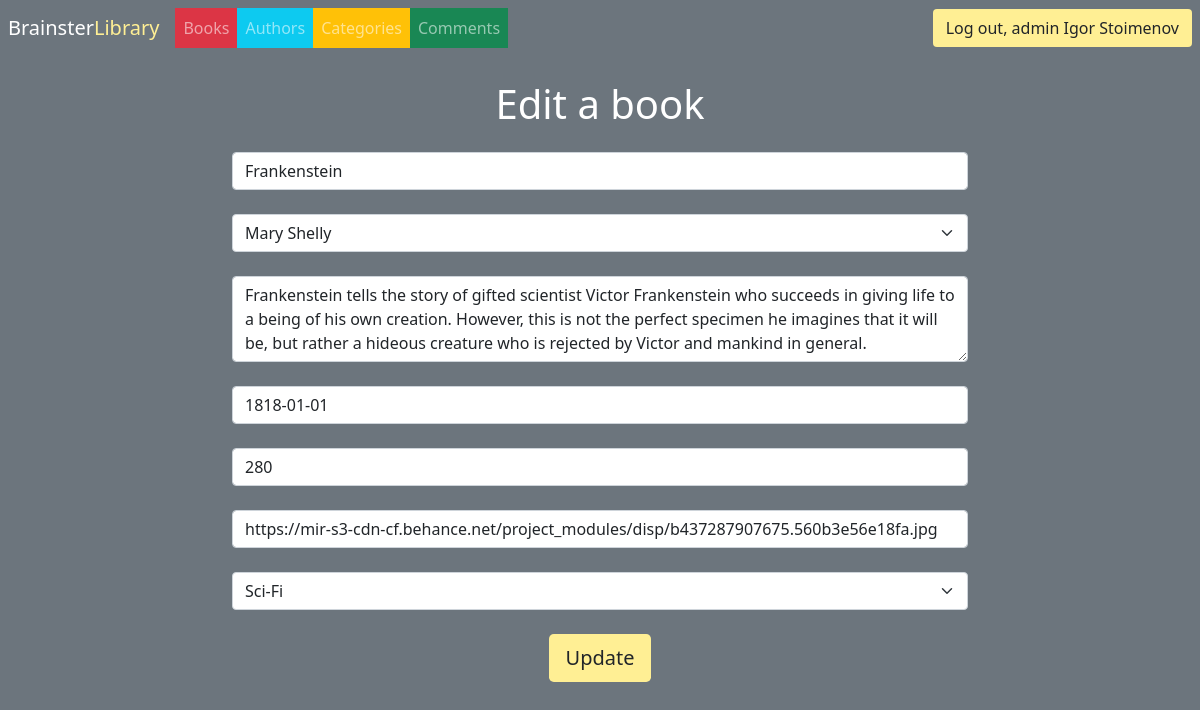
The page /pages/books/edit.php?id=1 (signed in) on the database its author committed.
### tables this page shows
CREATE TABLE `books` (
  `id` int(11) NOT NULL,
  `title` varchar(255) NOT NULL,
  `author_id` int(11) NOT NULL,
  `date_of_issue` date NOT NULL,
  `number_of_pages` int(11) NOT NULL,
  `cover` varchar(255) NOT NULL,
  `category_id` int(11) NOT NULL,
  `description` varchar(2048) NOT NULL,
  `is_deleted` tinyint(1) NOT NULL DEFAULT 0
);

### functions.php (called while the page is built, shortened)
<?php
function getAllCategories($con)
{
  $sql = "SELECT * FROM categories WHERE categories.is_deleted = 0";
  $stmt = $con->prepare($sql);
  $stmt->execute();
  if ($stmt->rowCount() > 0) {
    $categories = $stmt->fetchAll();
  } else {
    $categories = 0;
  }
  return $categories;
}
function getAllAuthors($con)
{
  $sql = "SELECT authors.id, CONCAT(authors.first_name,' ',authors.last_name) AS name, authors.bio FROM authors WHERE authors.is_deleted = 0";
  $stmt = $con->prepare($sql);
  $stmt->execute();
  if ($stmt->rowCount() > 0) {
    $authors = $stmt->fetchAll();
  } else {
    $authors = 0;
  }
  return $authors;
}
function route($route, $id = null)
{
  global $appRoutes;
  return str_replace("{ID}", $id, $appRoutes[$route]) ?? "";
}

### pages/books/edit.php (the view, shortened to what this page needs)
<?php
require_once __DIR__ . '/../../layouts/header.php';
require_once __DIR__ . '/../../layouts/nav.php';
$sql = "SELECT * FROM books WHERE id = :id";
$stmt = $conn->prepare($sql);
$stmt->execute(['id' => $_GET['id']]);
$book = $stmt->fetch();
$authors = getAllAuthors($conn);
$categories = getAllCategories($conn);
?>
<div class="container">
    <h1 class="text-white text-center mt-4">Edit a book</h1>
    <form action="<?= route('updateBook', $book['id']) ?>" method="POST" class="mt-4">
        <div class="row justify-content-center">
            <div class="col-12 col-md-8 mb-4">
                <input type="text" class="form-control" name="title" id="title" placeholder="Title" value="<?= $book['title'] ?>">
            </div>
        </div>
        <div class="row justify-content-center">
            <div class="col-12 col-md-8 mb-4">
                <select class="form-select" name="author" id="author">
                    <?php
                    foreach ($authors as $author) {
                        if($book['author_id'] == $author['id']) {
                            echo "
                            <option value='" . $author['id'] . "' selected>" . $author['name'] . "</option>
                            ";
                        } else {
                            echo "
                            <option value='" . $author['id'] . "'>" . $author['name'] . "</option>
                            ";
                        }
                    }
                    ?>
                </select>
            </div>
        </div>
        <div class="row justify-content-center">
            <div class="col-12 col-md-8 mb-4">
                <textarea type="textarea" class="form-control" name="description" id="description" placeholder="Description" rows="3"><?= $book['description'] ?></textarea>
            </div>
        </div>
        <div class="row justify-content-center">
            <div class="col-12 col-md-8 mb-4">
                <input type="text" onfocus="(this.type = 'date')" class="form-control" name="date_of_issue" id="date_of_issue" placeholder="Publish date" value="<?= $book['date_of_issue'] ?>">
            </div>
        </div>
        <div class="row justify-content-center">
            <div class="col-12 col-md-8 mb-4">
                <input type="number" class="form-control" name="number_of_pages" id="number_of_pages" placeholder="Number of pages" value="<?= $book['number_of_pages'] ?>">
            </div>
        </div>
        <div class="row justify-content-center">
            <div class="col-12 col-md-8 mb-4">
                <input type="url" class="form-control" name="cover" id="cover" placeholder="Cover URL" value="<?= $book['cover'] ?>">
            </div>
        </div>
        <div class="row justify-content-center">
            <div class="col-12 col-md-8 mb-4">
                <select class="form-select" name="category" id="category">
                    <?php
                    foreach ($categories as $category) {
                        if($book['category_id'] == $category['id']) {
                            echo "
                            <option value='" . $category['id'] . "' selected>" . $category['name'] . "</option>
                            ";
                        } else {
                            echo "
                            <option value='" . $category['id'] . "'>" . $category['name'] . "</option>
                            ";
                        }
                    }
                    ?>
                </select>
            </div>
        </div>
        <div class="d-flex justify-content-center">
            <button class="btn btn-lg bg-warmyellow" name="submit">Update</button>
        </div>
    </form>
</div>
<?php
require_once __DIR__ . '/../../layouts/footer.php';
?>

### assets/style.css (style rules this page uses)
.bg-warmyellow { background-color: rgb(255, 239, 148) !important; }

### rows shown on the page
books: title "Frankenstein", description "Frankenstein tells the story of gifted scientist Victor Frankenstein who succeeds in giving life to a being of his own creation. However, this is not the perfect specimen he imagines that it will be, but rather a hideous creature who is rejected by Victor and mankind in general.", date_of_issue "1818-01-01", number_of_pages "280", cover "https://mir-s3-cdn-cf.behance.net/project_modules/disp/b437287907675.560b3e56e18fa.jpg"

### other values the page prints
$_SESSION['user']['first_name'] "Igor"
$_SESSION['user']['last_name'] "Stoimenov"
form field author "Mary Shelly"
form field category "Sci-Fi"
